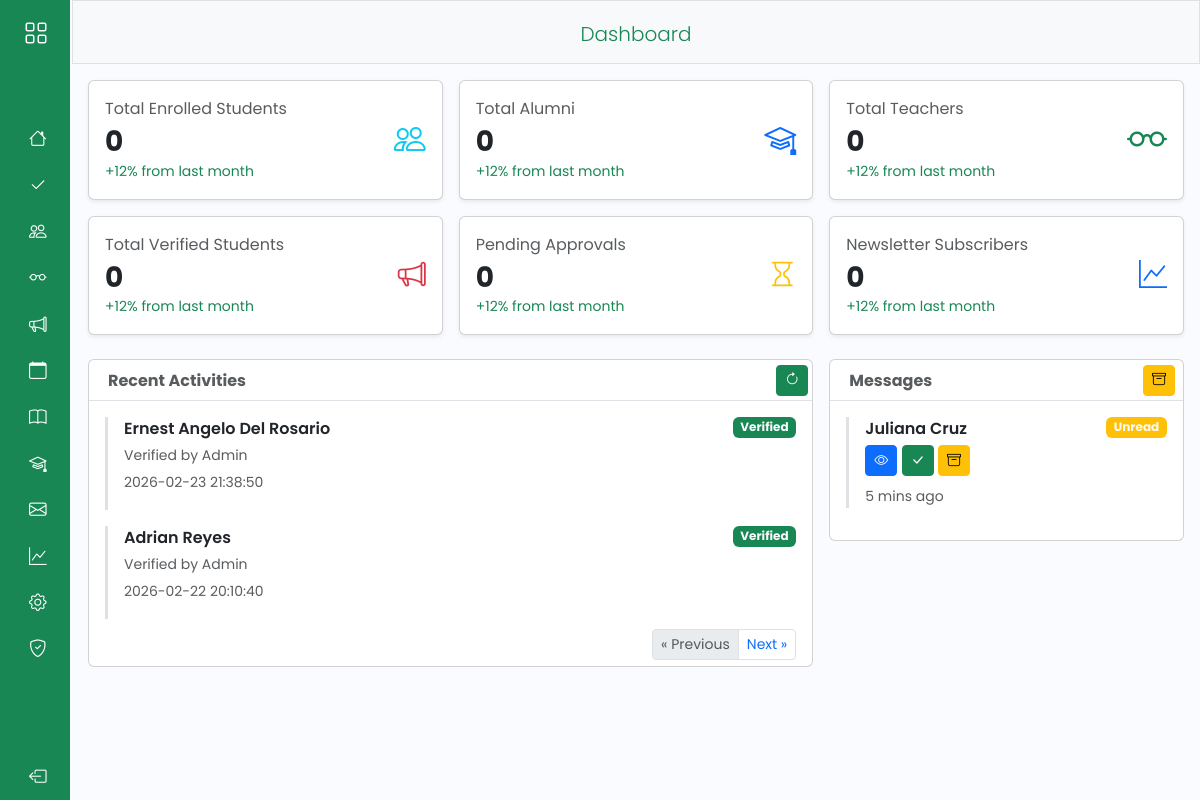
The app's page /public/admin/AdminDashboard.php, older data.
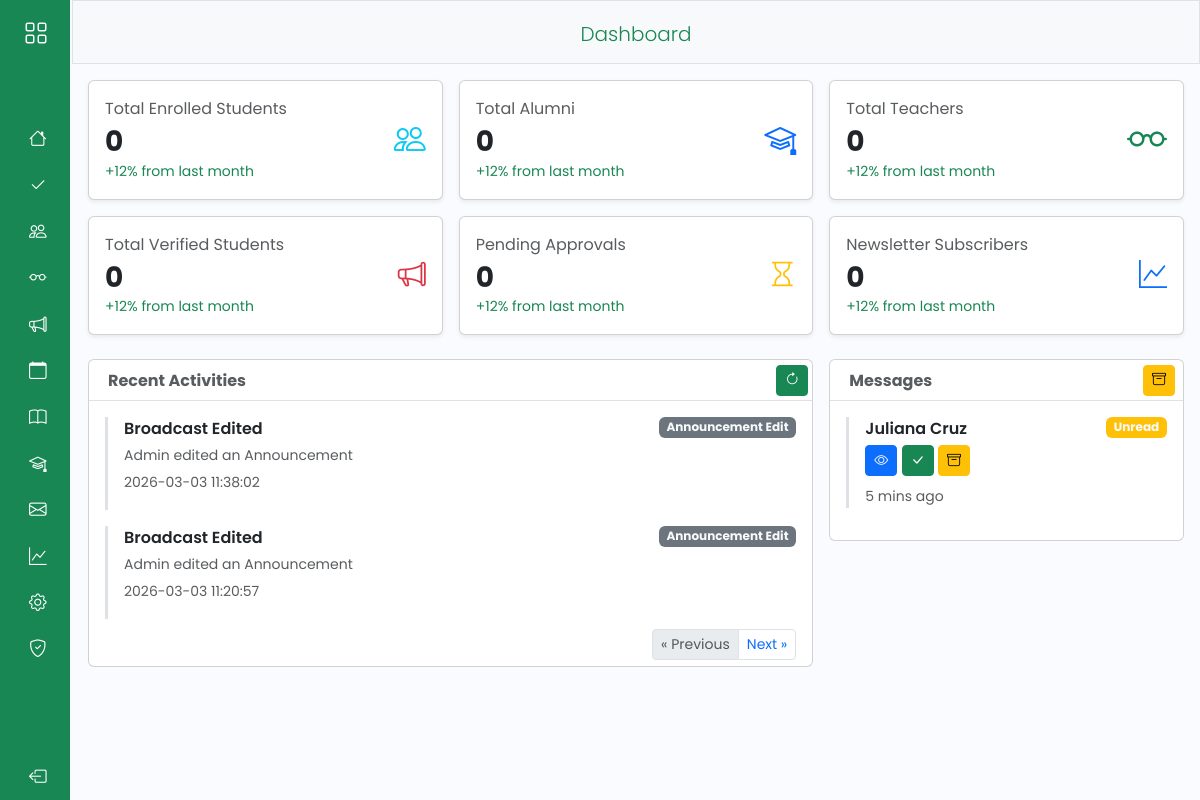
The same page, newer data.
### tables this page shows
CREATE TABLE `logs` (
  `log_id` int NOT NULL,
  `student_id` int DEFAULT NULL,
  `log_owner` varchar(25) NOT NULL,
  `log_description` varchar(255) NOT NULL,
  `log_type` varchar(25) NOT NULL,
  `log_date` datetime NOT NULL DEFAULT CURRENT_TIMESTAMP
);

### api/recentActivities.php (called while the page is built, shortened)
<?php
include __DIR__ . '/../includes/db_connect.php';
$start = 0;
$rows_per_page = 49;
$stmt = $conn->prepare("SELECT log_owner, log_description, log_type, log_date FROM logs ORDER BY log_date DESC LIMIT ?, ?");
$stmt->bind_param("ii", $start, $rows_per_page);
$stmt->execute();
$result = $stmt->get_result();

### public/admin/components/LogsCard.php (the view, shortened to what this page needs)
<div class="col-lg-8">
    <div class="card col-12" style="height: 38.5vh;">
        <div class="d-flex align-items-center justify-content-between border-bottom">
            <p class="text-muted fw-bold" style="transform: translate(19px,8.5px);">Recent Activities</p>
            <button class="btn btn-sm btn-success me-1" onclick="location.reload()">
                <i class="bi bi-arrow-clockwise"></i>
            </button>
        </div>
        <div class="card-body overflow-y-scroll">
            <?php while ($row = $result->fetch_assoc()) {
                $statusColor = 'secondary';
                if ($row['log_type'] === 'Registration') {
                    $statusColor = 'warning';
                } elseif ($row['log_type'] === 'Verified') {
                    $statusColor = 'success';
                } elseif ($row['log_type'] === 'Subscription') {
                    $statusColor = 'primary';
                } elseif ($row['log_type'] === 'Rejected') {
                    $statusColor = 'danger';
                }
            ?>
                <div class="activity-item mb-3 pb-3 border-start border-3">
                    <div class="d-flex justify-content-between align-items-start ps-3">
                        <div>
                            <p class="mb-1 fw-semibold"><?= $row['log_owner'] ?></p>
                            <p class="mb-1 text-muted small"><?= $row['log_description'] ?></p>
                            <small class="text-muted"><?= $row['log_date'] ?></small>
                        </div>
                        <span class="badge text-bg-<?= $statusColor ?> text-light"><?= $row['log_type'] ?></span>
                    </div>
                </div>
            <?php  } ?>
        </div>
        <div class="ms-auto pe-3" style="transform: translate(0px, 10px)">
            <ul class="pagination pagination-sm">
                <?php if (isset($_GET['page-nr']) && $_GET['page-nr'] > 1) { ?>
                    <li class="page-item">
                        <a class="page-link" href="?page-nr=<?= $_GET['page-nr'] - 1 ?>" aria-label="Previous">
                            <span aria-hidden="true">&laquo; Previous</span>
                        </a>
                    </li>
                <?php } else { ?>
                    <li class="page-item">
                        <a class="page-link disabled" href="" aria-label="Previous">
                            <span aria-hidden="true">&laquo; Previous</span>
                        </a>
                    </li>
                <?php } ?>
                <?php if (!isset($_GET['page-nr'])) { ?>
                    <li class="page-item">
                        <a class="page-link" href="?page-nr=2" aria-label="Next">
                            <span aria-hidden="true">Next &raquo;</span>
                        </a>
                    </li>
                <?php } ?>
            </ul>
        </div>
    </div>
</div>

### public/admin/AdminDashboard.php (shortened to what this page needs)
<?php
include __DIR__ . '/../../api/recentActivities.php';
?>
<!DOCTYPE html>
<html lang="en">
<head>
    <link rel="stylesheet" href="https://cdn.jsdelivr.net/npm/bootstrap-icons@1.13.1/font/bootstrap-icons.min.css">
    <link href="https://cdn.jsdelivr.net/npm/bootstrap@5.3.8/dist/css/bootstrap.min.css" rel="stylesheet">
    <link rel="stylesheet" href="./components/sidebar.css">
</head>
<body>
    <div class="toast-container position-fixed bottom-0 end-0 p-3">
    </div>
    <div class="wrapper">
        <?php
        include __DIR__ . '/components/sidebar.php';
        ?>
        <div class="main ms-5 ps-4">
            <nav class="navbar navbar-expand-lg bg-light border border-bottom">
                <div class="container-fluid justify-content-center" style="transform: translate(0px, 10px);">
                    <p class="text-success lead">Dashboard</p>
                </div>
            </nav>
            <div class="p-3">
                <?php
                include __DIR__ . '/components/statisticsCards.php';
                ?>
                <div class="row g-3">
                    <?php
                    include __DIR__ . '/components/LogsCard.php';
                    ?>
                    <?php
                    include __DIR__ . '/components/MessagesCard.php';
                    ?>
                </div>
            </div>
        </div>
    </div>
</body>
</html>

### public/admin/components/sidebar.php (shortened to what this page needs)
<aside id="sidebar" style="position: fixed; height:100vh;">
    <div class="d-flex">
        <button id="toggle-btn">
            <i class="bi bi-grid"></i>
        </button>
    </div>
    <ul class="sidebar-nav">
        <li class="navbar-item">
            <a href="/Modern Student Portal/public/admin/AdminDashboard.php" class="sidebar-link">
                <i class="bi bi-house"></i>
            </a>
        </li>
        <li class="navbar-item">
            <a href="/Modern Student Portal/public/admin/Pages/VerifyUsers.php" class="sidebar-link">
                <i class="bi bi-check2"></i>
            </a>
        </li>
        <li class="navbar-item">
            <a href="/Modern Student Portal/public/admin/Pages/UserManagement.php" class="sidebar-link">
                <i class="bi bi-people"></i>
            </a>
        </li>
        <li class="navbar-item">
            <a href="/Modern Student Portal/public/admin/Pages/TeacherManagement.php" class="sidebar-link">
                <i class="bi bi-eyeglasses"></i>
            </a>
        </li>
        <li class="navbar-item">
            <a href="/Modern Student Portal/public/admin/Pages/Content&Posts.php" class="sidebar-link">
                <i class="bi bi-megaphone"></i>
            </a>
        </li>
        <li class="navbar-item">
            <a href="#" class="sidebar-link">
                <i class="bi bi-calendar"></i>
            </a>
        </li>
        <li class="navbar-item">
            <a href="/Modern Student Portal/public/admin/Pages/AcademicData.php" class="sidebar-link">
                <i class="bi bi-book"></i>
            </a>
        </li>
        <li class="navbar-item">
            <a href="#" class="sidebar-link">
                <i class="bi bi-mortarboard"></i>
            </a>
        </li>
        <li class="navbar-item">
            <a href="#" class="sidebar-link">
                <i class="bi bi-envelope"></i>
            </a>
        </li>
        <li class="navbar-item">
            <a href="#" class="sidebar-link">
                <i class="bi bi-graph-up"></i>
            </a>
        </li>
        <li class="navbar-item">
            <a href="#" class="sidebar-link">
                <i class="bi bi-gear"></i>
            </a>
        </li>
        <li class="navbar-item">
            <a href="#" class="sidebar-link">
                <i class="bi bi-shield-check"></i>
            </a>
        </li>
    </ul>
    <div class="sidebar-footer">
        <a href="#" class="sidebar-link">
            <i class="bi bi-box-arrow-left"></i>
        </a>
    </div>
</aside>

### public/admin/components/statisticsCards.php
<div class="row g-3 mb-4">
    <div class="col-md-6 col-lg-4">
        <div class="card shadow-sm">
            <div class="card-body">
                <div class="d-flex justify-content-between align-items-center">
                    <div>
                        <p class="text-muted mb-1">Total Enrolled Students</p>
                        <h3 class="mb-0 fw-bold" id="totalEnrolledStudents">0</h3>
                        <small class="text-success">+12% from last month</small>
                    </div>
                    <div class="stat-icon text-info">
                        <i class="bi bi-people h2"></i>
                    </div>
                </div>
            </div>
        </div>
    </div>
    <div class="col-md-6 col-lg-4">
        <div class="card shadow-sm">
            <div class="card-body">
                <div class="d-flex justify-content-between align-items-center">
                    <div>
                        <p class="text-muted mb-1">Total Alumni</p>
                        <h3 class="mb-0 fw-bold" id="TotalAlumni">0</h3>
                        <small class="text-success">+12% from last month</small>
                    </div>
                    <div class="stat-icon bg-opacity-10 text-primary">
                        <i class="bi bi-mortarboard h2"></i>
                    </div>
                </div>
            </div>
        </div>
    </div>
    <div class="col-md-6 col-lg-4">
        <div class="card shadow-sm">
            <div class="card-body">
                <div class="d-flex justify-content-between align-items-center">
                    <div>
                        <p class="text-muted mb-1">Total Teachers</p>
                        <h3 class="mb-0 fw-bold">0</h3>
                        <small class="text-success">+12% from last month</small>
                    </div>
                    <div class="stat-icon text-success">
                        <i class="bi bi-eyeglasses h1"></i>
                    </div>
                </div>
            </div>
        </div>
    </div>
    <div class="col-md-6 col-lg-4">
        <div class="card shadow-sm">
            <div class="card-body">
                <div class="d-flex justify-content-between align-items-center">
                    <div>
                        <p class="text-muted mb-1">Total Verified Students</p>
                        <h3 class="mb-0 fw-bold" id="totalVerifiedStudents">0</h3>
                        <small class="text-success">+12% from last month</small>
                    </div>
                    <div class="stat-icon text-danger">
                        <i class="bi bi-megaphone h3"></i>
                    </div>
                </div>
            </div>
        </div>
    </div>
    <div class="col-md-6 col-lg-4">
        <div class="card shadow-sm">
            <div class="card-body">
                <div class="d-flex justify-content-between align-items-center">
                    <div>
                        <p class="text-muted mb-1">Pending Approvals</p>
                        <h3 class="mb-0 fw-bold" id="pendingRegistrations">0</h3>
                        <small class="text-success">+12% from last month</small>
                    </div>
                    <div class="stat-icon bg-opacity-10 text-warning">
                        <i class="bi bi-hourglass h3"></i>
                    </div>
                </div>
            </div>
        </div>
    </div>
    <div class="col-md-6 col-lg-4">
        <div class="card shadow-sm">
            <div class="card-body">
                <div class="d-flex justify-content-between align-items-center">
                    <div>
                        <p class="text-muted mb-1">Newsletter Subscribers</p>
                        <h3 class="mb-0 fw-bold" id="newsLetterSubscribers">0</h3>
                        <small class="text-success">+12% from last month</small>
                    </div>
                    <div class="stat-icon bg-opacity-10 text-primary">
                        <i class="bi bi-graph-up h3"></i>
                    </div>
                </div>
            </div>
        </div>
    </div>
</div>

### public/admin/components/MessagesCard.php
<div class="col-lg-4">
    <div class="card">
        <div class="d-flex border-bottom align-items-center justify-content-between
                        ">
            <p class="text-muted fw-bold" style="transform: translate(19px,8.5px);">Messages</p>
            <div class="pe-2">
                <button type="button" class="btn btn-warning btn-sm" data-bs-toggle="tooltip" data-bs-placement="right"
                    data-bs-custom-class="custom-tooltip-archive"
                    data-bs-title="Check Archive">
                    <i class="bi bi-archive"></i>
                </button>
            </div>
        </div>
        <div class="card-body">
            <div class="activity-item mb-3">
                <div class="d-flex justify-content-between align-items-start ps-3 border-start border-3">
                    <div>
                        <p class="mb-1 fw-semibold">Juliana Cruz</p>
                        <div class="mb-2">
                            <button type="button" class="btn btn-primary btn-sm" data-bs-toggle="tooltip" data-bs-placement="left"
                                data-bs-custom-class="custom-tooltip-view"
                                data-bs-title="View Message">
                                <i class="bi bi-eye text-light"></i>
                            </button>
                            <button type="button" class="btn btn-success btn-sm" data-bs-toggle="tooltip" data-bs-placement="bottom"
                                data-bs-custom-class="custom-tooltip-mark"
                                data-bs-title="Mark as Read">
                                <i class="bi bi-check-lg"></i>
                            </button>
                            <button type="button" class="btn btn-warning btn-sm" data-bs-toggle="tooltip" data-bs-placement="right"
                                data-bs-custom-class="custom-tooltip-archive"
                                data-bs-title="Archive Message">
                                <i class="bi bi-archive"></i>
                            </button>
                        </div>
                        <small class="text-muted">5 mins ago</small>
                    </div>
                    <span class="badge text-bg-warning text-light">Unread</span>
                </div>
            </div>
        </div>
    </div>
</div>

### public/admin/components/sidebar.css (style rules this page uses)
a { text-decoration: none; }
li { list-style: none; }
body { font-family: 'Poppins', sans-serif; }
.wrapper { display: flex; }
.main { min-height: 100vh; width: 100%; overflow: hidden; transition: all 0.35s ease-in-out; background-color: #fafbfe; }
#sidebar { width: 70px; min-width: 70px; z-index: 1000; transition: all .25s ease-in-out; display: flex; flex-direction: column; background-color: #198754; }
#toggle-btn { background-color: transparent; cursor: pointer; border: 0; padding: 1rem 1.5rem; }
#toggle-btn i { font-size: 1.5rem; color: #fff; }
.sidebar-nav { padding: 3rem 0; flex: 1 1 auto; }
a.sidebar-link { padding: .625rem 1.625rem; color: #FFF; display: block; font-size: 0.9rem; white-space: nowrap; border-left: 3px solid transparent; }
.sidebar-link i { font-size: 1.1rem; margin-right: .75rem; }

Row changes from the older to the newer data that the page shows:
no longer on this page (row unchanged): logs: log_owner "Ernest Angelo Del Rosario", log_description "Verified by Admin", log_date "2026-02-23 21:38:50", log_type "Verified"
no longer on this page (row unchanged): logs: log_owner "Adrian Reyes", log_description "Verified by Admin", log_date "2026-02-22 20:10:40", log_type "Verified"
added logs: log_owner "Broadcast Edited", log_description "Admin edited an Announcement", log_date "2026-03-03 11:38:02", log_type "Announcement Edit"
added logs: log_owner "Broadcast Edited", log_description "Admin edited an Announcement", log_date "2026-03-03 11:20:57", log_type "Announcement Edit"
